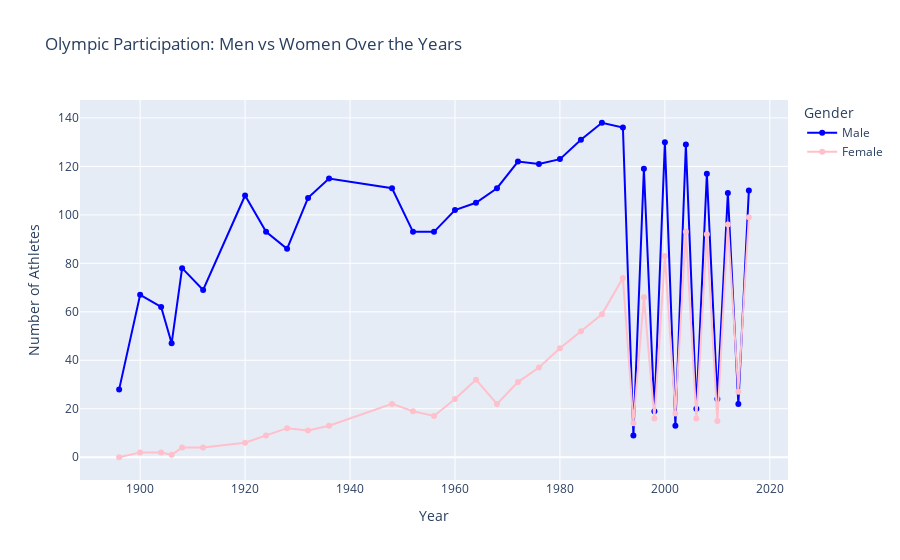

This figure's notebook cell:
### Code cell
import plotly.express as px
custom_colors = ['blue', 'pink']

fig = px.line(
    final,
    x='Year',
    y=['Male', 'Female'],
    markers=True,
    title="Olympic Participation: Men vs Women Over the Years",
    color_discrete_sequence=custom_colors      
)

fig.update_layout(
    xaxis_title="Year",
    yaxis_title="Number of Athletes",
    legend_title="Gender"
)

fig.show()

### Figure 1 — Plotly figure (JSON) as saved in the notebook; plotly's stock layout.template omitted (floating-point values rounded to 4 significant figures)
{"data": [{"hovertemplate": "variable=Male<br>Year=%{x}<br>value=%{y}<extra></extra>", "legendgroup": "Male", "line": {"color": "blue", "dash": "solid"}, "marker": {"symbol": "circle"}, "mode": "lines+markers", "name": "Male", "orientation": "v", "showlegend": true, "type": "scatter", "x": [1896, 1900, 1904, 1906, 1908, 1912, 1920, 1924, 1928, 1932, 1936, 1948, 1952, 1956, 1960, 1964, 1968, 1972, 1976, 1980, 1984, 1988, 1992, 1994, 1996, 1998, 2000, 2002, 2004, 2006, 2008, 2010, 2012, 2014, 2016], "xaxis": "x", "y": [28, 67, 62, 47, 78, 69, 108, 93, 86, 107, 115, 111, 93, 93, 102, 105, 111, 122, 121, 123, 131, 138, 136, 9, 119, 19, 130, 13, 129, 20, 117, 24, 109, 22, 110], "yaxis": "y"}, {"hovertemplate": "variable=Female<br>Year=%{x}<br>value=%{y}<extra></extra>", "legendgroup": "Female", "line": {"color": "pink", "dash": "solid"}, "marker": {"symbol": "circle"}, "mode": "lines+markers", "name": "Female", "orientation": "v", "showlegend": true, "type": "scatter", "x": [1896, 1900, 1904, 1906, 1908, 1912, 1920, 1924, 1928, 1932, 1936, 1948, 1952, 1956, 1960, 1964, 1968, 1972, 1976, 1980, 1984, 1988, 1992, 1994, 1996, 1998, 2000, 2002, 2004, 2006, 2008, 2010, 2012, 2014, 2016], "xaxis": "x", "y": [0, 2, 2, 1, 4, 4, 6, 9, 12, 11, 13, 22, 19, 17, 24, 32, 22, 31, 37, 45, 52, 59, 74, 14, 66, 16, 83, 18, 93, 16, 92, 15, 96, 27, 99], "yaxis": "y"}], "layout": {"legend": {"title": {"text": "Gender"}, "tracegroupgap": 0}, "title": {"text": "Olympic Participation: Men vs Women Over the Years"}, "xaxis": {"anchor": "y", "domain": [0, 1], "title": {"text": "Year"}}, "yaxis": {"anchor": "x", "domain": [0, 1], "title": {"text": "Number of Athletes"}}}}
